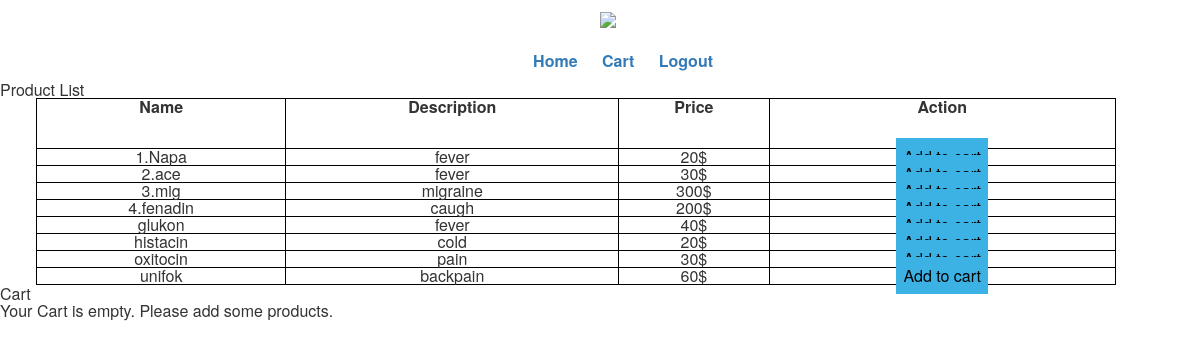
The page / on the database its author committed.
### tables this page shows
CREATE TABLE `medicine` (
  `price` int(11) NOT NULL,
  `medId` int(11) NOT NULL,
  `medName` varchar(40) NOT NULL,
  `scienteficName` varchar(40) NOT NULL,
  `diseaseCategory` varchar(40) NOT NULL
);

### products.php (the view, shortened to what this page needs)
<h1>Product List</h1>
		<table>
		    <tr>
		        <th>Name</th>
		        <th>Description</th>
		        <th>Price</th>
		        <th>Action</th>
		    </tr>
			<?php
				$sql="SELECT * FROM medicine ORDER BY medName ASC";
				$query=mysqli_query($con,$sql);
				while ($row=mysqli_fetch_array($query)) {
			?>
					<tr>
					    <td><?php echo $row['medName'] ?></td>
					    <td><?php echo $row['diseaseCategory'] ?></td>
					    <td><?php echo $row['price'] ?>$</td>
					    <td><a style="background:#3BB1E4;color:black;padding:7px" href="index.php?page=products&action=add&id=<?php echo $row['medId'] ?>">Add to cart</a></td>
					</tr>
			<?php
				}
			?>
		</table>

### style.css (style rules this page uses)
.brwsmdcn { background: url(images/14.jpg) no-repeat center center fixed; -webkit-background-size: cover; -moz-background-size: cover; -o-background-size: cover; background-size: cover; }
table, td, th { border: 1px solid black; text-align: center; }
table { border-collapse: collapse; width: 90%; margin-left: 3%; }
th { height: 50px; text-align: center; }

### rows shown on the page
medicine: medName "1.Napa", diseaseCategory "fever", price "20"
medicine: medName "2.ace", diseaseCategory "fever", price "30"
medicine: medName "3.mig", diseaseCategory "migraine", price "300"
medicine: medName "4.fenadin", diseaseCategory "caugh", price "200"
medicine: medName "glukon", diseaseCategory "fever", price "40"
medicine: medName "histacin", diseaseCategory "cold", price "20"
medicine: medName "oxitocin", diseaseCategory "pain", price "30"
medicine: medName "unifok", diseaseCategory "backpain", price "60"
